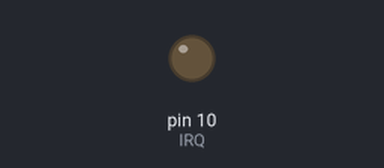
Recording of a sketch running on a simulated Arduino Uno, built with avr-gcc and run on an emulated ATmega328P. On the bench: output pins drawn as LEDs (lit = HIGH). Pins used as bus, display or sensor lines are not drawn; what the sketch prints to the serial monitor is not drawn.

Above: at 0.1 s.
Timing chart, 0 to 1.6 s (numbered marks = the images above):
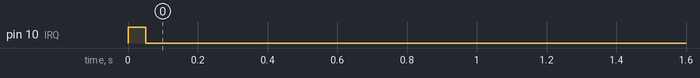

The sketch:

NRFreceive.ino
```cpp
#include <SPI.h>
#include "API.h"
#include "nRF24L01.h"

//VCC - 3.3V
//GND - GND
//CE - D8
//CSN - D9
//SCK - D13
//MOSI - D11
//MISO - D12
//IRQ - Not connected


char names[] = { 'c', 'd', 'e', 'f', 'g', 'a', 'b', 'C' };
int frequencies[] = {262, 294, 330, 349, 392, 440, 494, 523};
char leftnotes[] = "ccccc";
char straightnotes[] = "eeeee";
char rightnotes[] = "ggggg";

//***************************************************
#define TX_ADR_WIDTH    5   // 5 unsigned chars TX(RX) address width
#define TX_PLOAD_WIDTH  32  // 32 unsigned chars TX payload

unsigned char TX_ADDRESS[TX_ADR_WIDTH]  =
{
  0x34,0x43,0x10,0x10,0x01
}; // Define a static TX address

char rx_buf[TX_PLOAD_WIDTH] = {0}; // initialize value
char tx_buf[TX_PLOAD_WIDTH] = {0};
//***************************************************
void setup()
{
  Serial.begin(9600);
  pinMode(CE,  OUTPUT);
  pinMode(CSN, OUTPUT);
  pinMode(IRQ, INPUT);
  SPI.begin();
  delay(50);
  init_io();                        // Initialize IO port
  unsigned char sstatus=SPI_Read(STATUS);
  Serial.println("*******************RX_Mode Start****************************");
  Serial.print("status = ");
  Serial.println(sstatus,HEX);     // There is read the mode’s status register, the default value should be ‘E’
  RX_Mode();                        // set RX mode

  Serial.println("Receiver ready");
}

//**************************************************
// Function: init_io();
// Description:
// flash led one time,chip enable(ready to TX or RX Mode),
// Spi disable,Spi clock line init high
//**************************************************
void init_io(void)
{
  digitalWrite(IRQ, 0);
  digitalWrite(CE, 0);			// chip enable
  digitalWrite(CSN, 1);                 // Spi disable
}

/************************************************************************
**   * Function: SPI_RW();
 *
 * Description:
 * Writes one unsigned char to nRF24L01, and return the unsigned char read
 * from nRF24L01 during write, according to SPI protocol
************************************************************************/
unsigned char SPI_RW(unsigned char Byte)
{
  return SPI.transfer(Byte);
}

/**************************************************/

/**************************************************
 * Function: SPI_RW_Reg();
 *
 * Description:
 * Writes value 'value' to register 'reg'
/**************************************************/
unsigned char SPI_RW_Reg(unsigned char reg, unsigned char value)
{
  unsigned char status;

  digitalWrite(CSN, 0);                   // CSN low, init SPI transaction
  SPI_RW(reg);                            // select register
  SPI_RW(value);                          // ..and write value to it..
  digitalWrite(CSN, 1);                   // CSN high again

  return(status);                   // return nRF24L01 status unsigned char
}
/**************************************************/

/**************************************************
 * Function: SPI_Read();
 *
 * Description:
 * Read one unsigned char from nRF24L01 register, 'reg'
/**************************************************/
unsigned char SPI_Read(unsigned char reg)
{
  unsigned char reg_val;

  digitalWrite(CSN, 0);                // CSN low, initialize SPI communication...
  SPI_RW(reg);                         // Select register to read from..
  reg_val = SPI_RW(0);                 // ..then read register value
  digitalWrite(CSN, 1);                // CSN high, terminate SPI communication

  return(reg_val);                     // return register value
}
/**************************************************/

/**************************************************
 * Function: SPI_Read_Buf();
 *
 * Description:
 * Reads 'unsigned chars' #of unsigned chars from register 'reg'
 * Typically used to read RX payload, Rx/Tx address
/**************************************************/
unsigned char SPI_Read_Buf(unsigned char reg, unsigned char *pBuf, unsigned char bytes)
{
  unsigned char sstatus,i;

  digitalWrite(CSN, 0);                   // Set CSN low, init SPI tranaction
  sstatus = SPI_RW(reg);       	    // Select register to write to and read status unsigned char

  for(i=0;i<bytes;i++)
  {
    pBuf[i] = SPI_RW(0);    // Perform SPI_RW to read unsigned char from nRF24L01
  }

  digitalWrite(CSN, 1);                   // Set CSN high again

  return(sstatus);                  // return nRF24L01 status unsigned char
}
/**************************************************/

/**************************************************
 * Function: SPI_Write_Buf();
 *
 * Description:
 * Writes contents of buffer '*pBuf' to nRF24L01
 * Typically used to write TX payload, Rx/Tx address
/**************************************************/
unsigned char SPI_Write_Buf(unsigned char reg, unsigned char *pBuf, unsigned char bytes)
{
  unsigned char sstatus,i;

  digitalWrite(CSN, 0);                   // Set CSN low, init SPI tranaction
  sstatus = SPI_RW(reg);             // Select register to write to and read status unsigned char
  for(i=0;i<bytes; i++)             // then write all unsigned char in buffer(*pBuf)
  {
    SPI_RW(*pBuf++);
  }
  digitalWrite(CSN, 1);                   // Set CSN high again
  return(sstatus);                  // return nRF24L01 status unsigned char
}
/**************************************************/

void RX_Mode(void)
{
  digitalWrite(CE, 0);

  SPI_Write_Buf(WRITE_REG + RX_ADDR_P0, TX_ADDRESS, TX_ADR_WIDTH); // Use the same address on the RX device as the TX device
  SPI_RW_Reg(WRITE_REG + EN_AA, 0x01);      // Enable Auto.Ack:Pipe0
  SPI_RW_Reg(WRITE_REG + EN_RXADDR, 0x01);  // Enable Pipe0
  SPI_RW_Reg(WRITE_REG + RF_CH, 40);        // Select RF channel 40
  SPI_RW_Reg(WRITE_REG + RX_PW_P0, TX_PLOAD_WIDTH); // Select same RX payload width as TX Payload width
  SPI_RW_Reg(WRITE_REG + RF_SETUP, 0x07);   // TX_PWR:0dBm, Datarate:2Mbps, LNA:HCURR
  SPI_RW_Reg(WRITE_REG + CONFIG, 0x0f);     // Set PWR_UP bit, enable CRC(2 unsigned chars) & Prim:RX. RX_DR enabled..
  digitalWrite(CE, 1);                             // Set CE pin high to enable RX device
  //  This device is now ready to receive one packet of 16 unsigned chars payload from a TX device sending to address
  //  '3443101001', with auto acknowledgment, retransmit count of 10, RF channel 40 and datarate = 2Mbps.
}

void WaitForMessage()
{
  Serial.println("Entered WaitForMessage");
  unsigned char status = SPI_Read(STATUS);                         // read register STATUS's value
  if (status&RX_DR)                                                 // if receive data ready (TX_DS) interrupt
  {
    Serial.println("status and rx_dr is true");
    SPI_Read_Buf(RD_RX_PLOAD, rx_buf, TX_PLOAD_WIDTH);             // read playload to rx_buf
    SPI_RW_Reg(FLUSH_RX,0);                                        // clear RX_FIFO

    Serial.print(rx_buf);
    Serial.println(" requested");                              // print rx_buf

    int KeyPressed = 0;
    if (0 == strcmp(rx_buf, "visAbility"))
    {
      KeyPressed = 1;
    }

    for (int i = 0; i < TX_PLOAD_WIDTH; i++)
    {
      rx_buf[i] = 0;
    }
  }

  SPI_RW_Reg(WRITE_REG+STATUS,status);                             // clear RX_DR or TX_DS or MAX_RT interrupt flag
  delay(1000);
}

void loop()
{
  WaitForMessage();
}
```

API.h
```cpp
// BYTE type definition
#ifndef API_H
#define API_H
//****************************************************
// SPI(nRF24L01) commands
#define READ_REG        0x00  // Define read command to register
#define WRITE_REG       0x20  // Define write command to register
#define RD_RX_PLOAD     0x61  // Define RX payload register address
#define WR_TX_PLOAD     0xA0  // Define TX payload register address
#define FLUSH_TX        0xE1  // Define flush TX register command
#define FLUSH_RX        0xE2  // Define flush RX register command
#define REUSE_TX_PL     0xE3  // Define reuse TX payload register command
#define NOP             0xFF  // Define No Operation, might be used to read status register
//***************************************************
#define RX_DR    0x40
#define TX_DS    0x20
#define MAX_RT   0x10
//***************************************************
// SPI(nRF24L01) registers(addresses)
#define CONFIG          0x00  // 'Config' register address
#define EN_AA           0x01  // 'Enable Auto Acknowledgment' register address
#define EN_RXADDR       0x02  // 'Enabled RX addresses' register address
#define SETUP_AW        0x03  // 'Setup address width' register address
#define SETUP_RETR      0x04  // 'Setup Auto. Retrans' register address
#define RF_CH           0x05  // 'RF channel' register address
#define RF_SETUP        0x06  // 'RF setup' register address
#define STATUS          0x07  // 'Status' register address
#define OBSERVE_TX      0x08  // 'Observe TX' register address
#define CD              0x09  // 'Carrier Detect' register address
#define RX_ADDR_P0      0x0A  // 'RX address pipe0' register address
#define RX_ADDR_P1      0x0B  // 'RX address pipe1' register address
#define RX_ADDR_P2      0x0C  // 'RX address pipe2' register address
#define RX_ADDR_P3      0x0D  // 'RX address pipe3' register address
#define RX_ADDR_P4      0x0E  // 'RX address pipe4' register address
#define RX_ADDR_P5      0x0F  // 'RX address pipe5' register address
#define TX_ADDR         0x10  // 'TX address' register address
#define RX_PW_P0        0x11  // 'RX payload width, pipe0' register address
#define RX_PW_P1        0x12  // 'RX payload width, pipe1' register address
#define RX_PW_P2        0x13  // 'RX payload width, pipe2' register address
#define RX_PW_P3        0x14  // 'RX payload width, pipe3' register address
#define RX_PW_P4        0x15  // 'RX payload width, pipe4' register address
#define RX_PW_P5        0x16  // 'RX payload width, pipe5' register address
#define FIFO_STATUS     0x17  // 'FIFO Status Register' register address

//************************************************
#endif
```

nRF24L01.h
```cpp
#ifndef NRF24L01_h
#define NRF24L01_h

#include "API.h"

//---------------------------------------------
#define TX_ADR_WIDTH    5
// 5 unsigned chars TX(RX) address width
#define TX_PLOAD_WIDTH  1
// 20 unsigned chars TX payload
//---------------------------------------------
// You can change the define pin.
#define CE       8
// CE_BIT:   Digital Input     Chip Enable Activates RX or TX mode

#define CSN      9
// CSN BIT:  Digital Input     SPI Chip Select

#define IRQ      10
// IRQ BIT:  Digital Output    Maskable interrupt pin
//*********************************************
#endif
```
